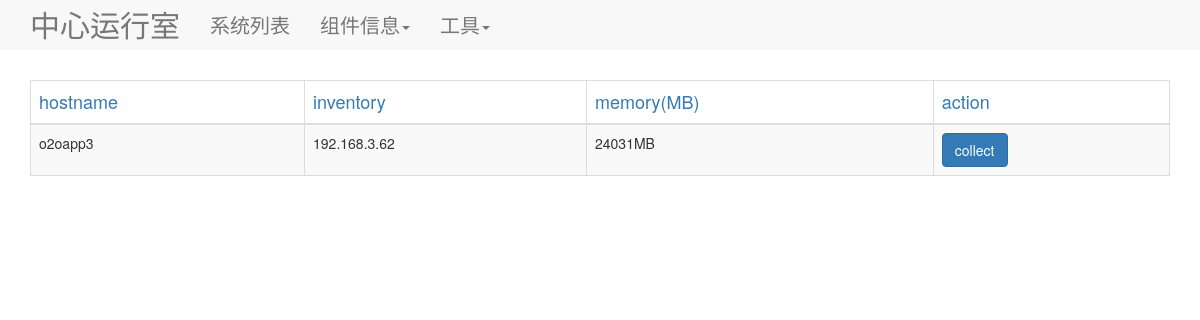
/detail/192.168.3.62, run on an earlier commit of the app's database.
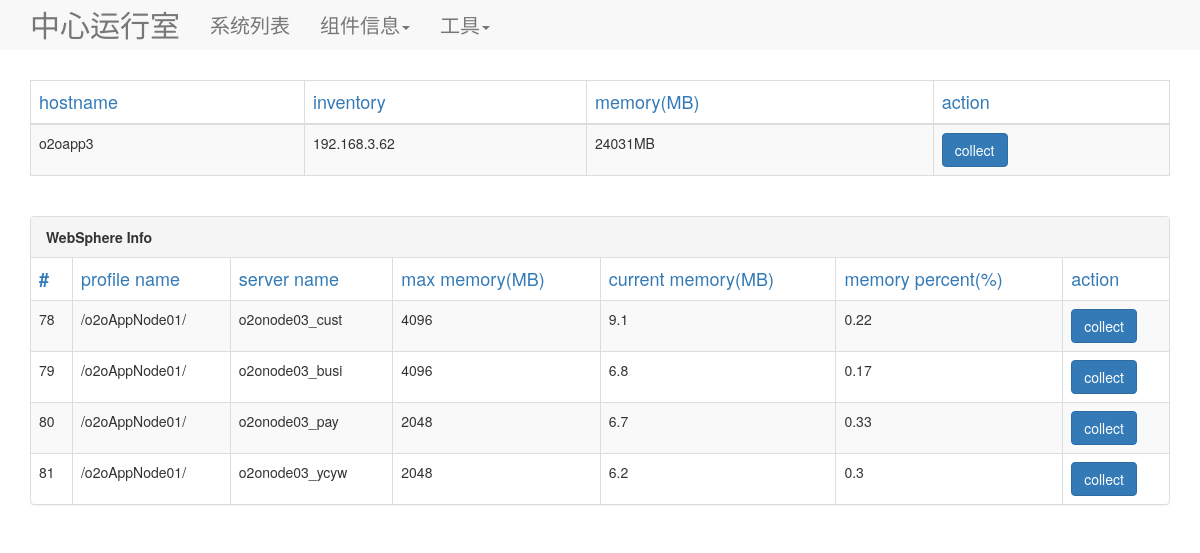
And on a later commit of the database.
### modules.py (models this page shows, shortened)
class WebSphere(db.Model):
    __tablename__ = 'websphere'
    was_info_id = db.Column(db.Integer, primary_key=True, autoincrement=True)
    max_mem = db.Column(db.Integer)
    curr_mem = db.Column(db.Float)
    prf_name = db.Column(db.String(100))
    srv_name = db.Column(db.String(20))
    sys_inventory = db.Column(db.String(50), ForeignKey('system.inventory'))

### main.py (the view)
@app.route('/detail/<inventory>')
def detail(inventory=None):
    try:
        system_detail = System.query.filter_by(inventory=inventory).first_or_404()
        if PRODUCT:
            details_host_ok = details_ansible_run(inventory_in=inventory)
            app.logger.debug(system_detail)
            detail_update(system_detail, details_host_ok)
        db.session.commit()
        new_was_detail = WebSphere.query.filter_by(sys_inventory=inventory).all()
        new_db2_detail = DB2.query.filter_by(sys_inventory=inventory).all()
        return render_template("details.html", title="具体信息", system_detail_in=system_detail,
                               was_detail_in=new_was_detail,
                               db2_detail_in=new_db2_detail)
    except Exception as e:
        app.logger.debug(e)
        db.session.rollback()
        return render_template("500.html")

### templates/details.html (shortened to what this page needs)
{% extends "layout.html" %}
{% block body %}
<div class="container theme-showcase">
    <table class="table table-striped table-bordered">
        <thead class="text-primary">
        <tr>
            <td>hostname</td>
            <td>inventory</td>
            <td>memory(MB)</td>
            <td>action</td>
        </tr>
        </thead>
        <tbody>
        <tr>
            <td>{{ system_detail_in.hostname }}</td>
            <td>{{ system_detail_in.inventory }}</td>
            <td>{{ system_detail_in.memory }}MB</td>
            <td>
                <button type="button" classify="sys_collect" data-loading-text="Processing..."
                    class="btn btn-primary" autocomplete="off" sys_inven="{{ system_detail_in.inventory }}">
                  collect
                    </button>
                </td>
        </tr>
        </tbody>
    </table>
    <br/>
    {% if was_detail_in %}
    <div class="panel panel-default">
        <div class="panel-heading"><b>WebSphere Info</b></div>
        <table class="table table-striped table-bordered">
            <thead class="text-primary">
            <tr>
                <td><b>#</b></td>
                <td>profile name</td>
                <td>server name</td>
                <td>max memory(MB)</td>
                <td>current memory(MB)</td>
                <td>memory percent(%)</td>
                <td>action</td>
            </tr>
            </thead>
            <tbody>
            {% for one_was in was_detail_in %}
            {% set mem_per = ( one_was.curr_mem / one_was.max_mem * 100) | round(2,'common') %}
            {% if mem_per > 90 %}
            <tr class="text-danger">
                {% else %}
            <tr>
                {% endif %}
                <td>{{ one_was.was_info_id }}</td>
                <td>{{ one_was.prf_name }}</td>
                <td>{{ one_was.srv_name }}</td>
                <td>{{ one_was.max_mem }}</td>
                <td>{{ one_was.curr_mem }}</td>
                <td>{{ mem_per }}</td>
                <td>
                    <button type="button" classify="was_collect" data-loading-text="Processing..."
                            class="btn btn-primary" autocomplete="off" was_inven="{{ system_detail_in.inventory }}"
                            prf_name="{{ one_was.prf_name }}" srv_name="{{ one_was.srv_name }}">collect
                    </button>
                </td>
            </tr>
            {% endfor %}
            </tbody>
        </table>
    </div>
    {% endif %}
</div>
{% endblock %}

What changed in the data, as far as the page shows it:
added WebSphere: was_info_id "78", prf_name "/o2oAppNode01/", srv_name "o2onode03_cust", max_mem "4096", curr_mem "9.1", mem_per "0.22"
added WebSphere: was_info_id "79", prf_name "/o2oAppNode01/", srv_name "o2onode03_busi", max_mem "4096", curr_mem "6.8", mem_per "0.17"
added WebSphere: was_info_id "80", prf_name "/o2oAppNode01/", srv_name "o2onode03_pay", max_mem "2048", curr_mem "6.7", mem_per "0.33"
added WebSphere: was_info_id "81", prf_name "/o2oAppNode01/", srv_name "o2onode03_ycyw", max_mem "2048", curr_mem "6.2", mem_per "0.3"
Also different on the page:
text now shown: "WebSphere Info # profile name server name max memory(MB) current memory(MB) memory percent(%) action"
